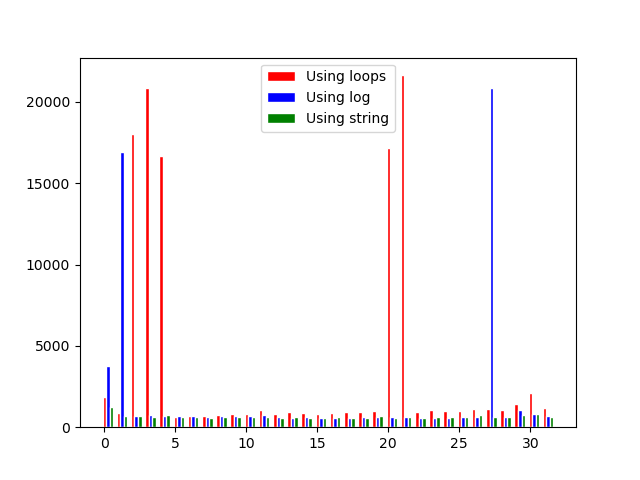

Here is the Python script that generated this plot:
from time import time_ns
import math
from matplotlib import pyplot as plt
import numpy as np


def num_digit(n):
    count = 0
    while n > 0:
        n = n // 10
        count += 1

    return count


"""
print(2**32)
print(len(str(2**32)))

"""

if __name__=='__main__':
    loop = []
    log = []
    string = []
    result = []
    print("Using loop\tUsing log\tUsing string\tFastest")
    for i in range(1, 33):
        t1 = time_ns()
        num_digit(2**i)
        t2 = time_ns()
        loop.append(t2 - t1)
        print(t2 - t1, end="\t\t")

        t3 = time_ns()
        digits = int(math.log10(2**i)) + 1
        t4 = time_ns()
        log.append(t4 - t3)
        print(t4 - t3, end="\t\t")

        t5 = time_ns()
        count = len(str(2**i))
        t6 = time_ns()
        string.append(t6 - t5)
        print(t6 - t5, end="\t\t\t")

        pair = {"loop": t2 - t1, "log": t4 - t3, "string": t6 - t5}

        a = min(pair, key=pair.get)
        result.append(a)
        print(a)

    print("P(loop) = {}/32\tP(log) = {}/32\tP(string) = {}/32".format(result.count('loop'),result.count('log'),result.count('string')))


    x = np.arange(32)  # the label locations
    width = 0.25  # the width of the bars

    fig, ax = plt.subplots()
    # Set position of bar on X axis
    r1 = np.arange(32)
    r2 = [x + width for x in r1]
    r3 = [x + width for x in r2]

    # Make the plot
    plt.bar(r1, loop, color='red', width=width, edgecolor='white', label='Using loops')
    plt.bar(r2, log, color='blue', width=width, edgecolor='white', label='Using log')
    plt.bar(r3,string,color='green',width=width,edgecolor='white',label='Using string')

    plt.legend()
    plt.show()
